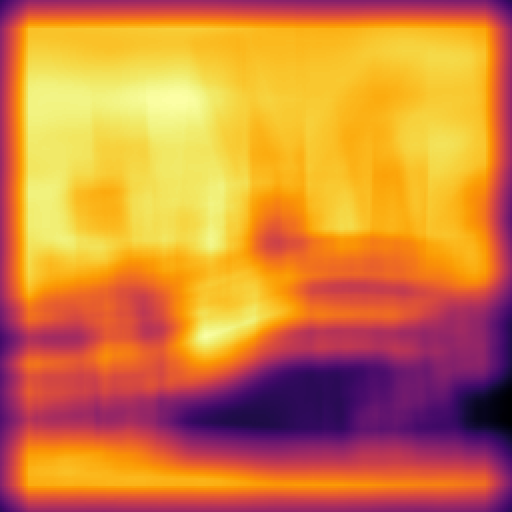
#> input picture decks/vc-t2-filtrado-espacial/assets/tm_raw.png, 512 x 512 px, given in place of arch256.pgm, which was not available
$ python gen_assets.py
#> lines starting #> are read from the running program, lines starting #| are printed output that depends on the picture; long printed decimals are rounded; pictures that were not available may be replaced by others from this repository, and a replacement may not be noted
#!/usr/bin/env python3
"""Genera los PNG de la presentación vc-t2-filtrado-espacial (imágenes reales del lab 2)."""
import os
import numpy as np
from PIL import Image
from scipy import ndimage as nd
from scipy.signal import medfilt2d
from matplotlib import cm

IMGS = '/home/jcrex/uji/Master-Sistemas-Inteligentes/Computer-Vision/lab/lab2/p2-4students/imgs-P2/'
OUT = os.path.join(os.path.dirname(os.path.abspath(__file__)), 'assets')
os.makedirs(OUT, exist_ok=True)
rng = np.random.default_rng(7)


def load(n):
    return np.array(Image.open(IMGS + n).convert('L'), dtype=float)


def save(name, a, scale=2):
    im = Image.fromarray(np.clip(a, 0, 255).astype(np.uint8))
    im = im.resize((im.width * scale, im.height * scale), Image.NEAREST)
    im.save(os.path.join(OUT, name))


def gauss(im, sd):
    return np.clip(im + rng.normal(0, sd, im.shape), 0, 255)


def sp(im, pct, mode='both'):
    out = im.copy().ravel()
    m = int(pct * out.size / 100)
    loc = rng.choice(out.size, m, replace=False)
    out[loc] = {'both': 255 * rng.integers(0, 2, m), 'salt': 255, 'pepper': 0}[mode]
    return out.reshape(im.shape)


arch = load('arch256.pgm')
save('arch.png', arch)
for s in (5, 10, 20):
    save(f'arch_g{s}.png', gauss(arch, s))
save('arch_sp3.png', sp(arch, 3))
#> in sp, `return out.reshape(im.shape)`:
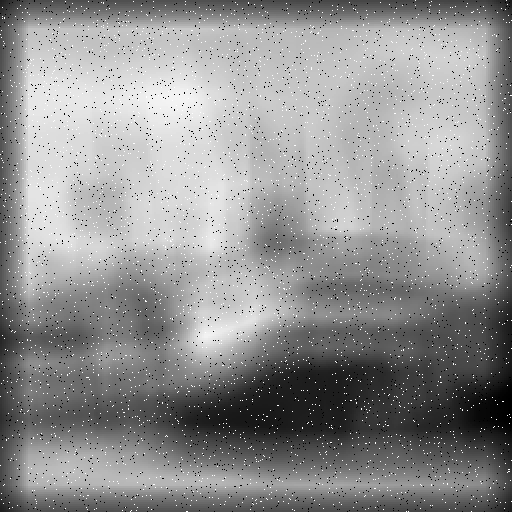
#> returned value: shape (512, 512) float64; min 0, max 255, mean 145
sp10 = sp(arch, 10)
#> call 2 of sp, with pct = 10, mode = 'both'
#> in sp (call 2), `return out.reshape(im.shape)`:
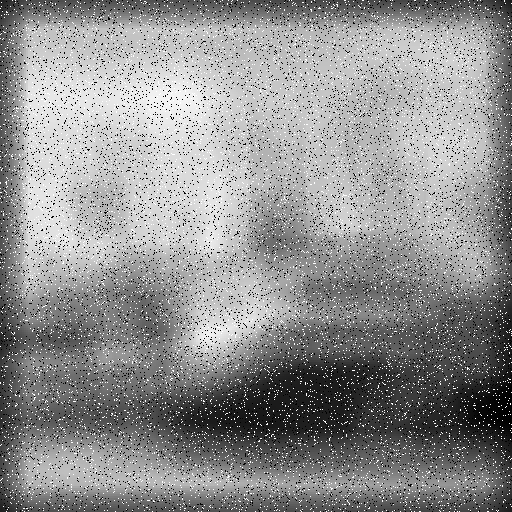
#> returned value: shape (512, 512) float64; min 0, max 255, mean 143.7
save('arch_sp10.png', sp10)

# mediana frente a sal y pimienta
save('med_1.png', medfilt2d(sp10, 3))
m3 = sp10
for _ in range(3):
    m3 = medfilt2d(m3, 3)
save('med_3.png', m3)
save('med_big.png', medfilt2d(sp10, 15))
save('media3_sp10.png', nd.uniform_filter(sp10, 3))
#> in save (call 10), `im = Image.fromarray(np.clip(a, 0, 255).astype(np.uint8))`:
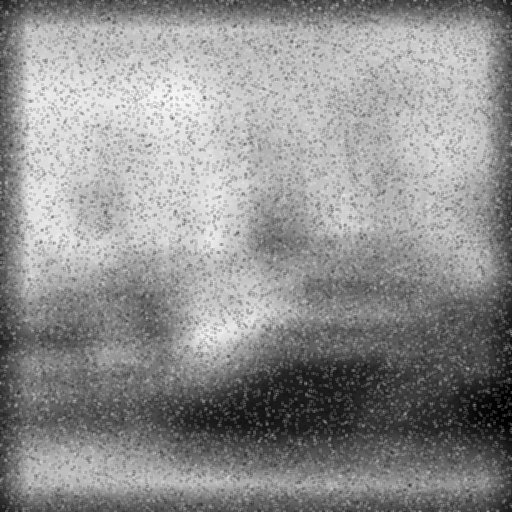
#> im: PIL image 512x512 L; min 0, max 247, mean 143.2

# máx. contra pimienta, mín. contra sal
pep = sp(arch, 5, 'pepper')
#> call 3 of sp, with pct = 5, mode = 'pepper'
#> in sp (call 3), `return out.reshape(im.shape)`:
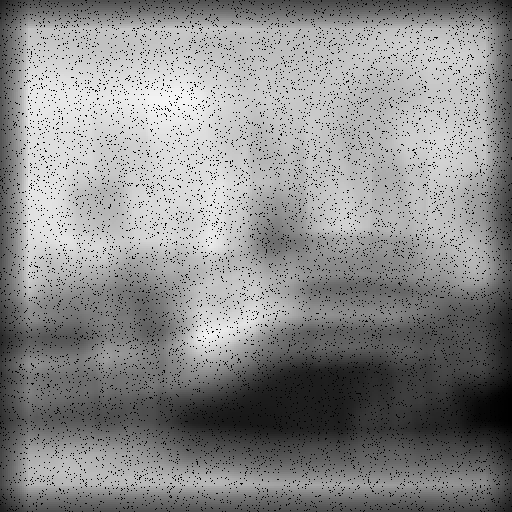
#> returned value: shape (512, 512) float64; min 0, max 243, mean 138.3
sal = sp(arch, 5, 'salt')
#> call 4 of sp, with pct = 5, mode = 'salt'
#> in sp (call 4), `return out.reshape(im.shape)`:
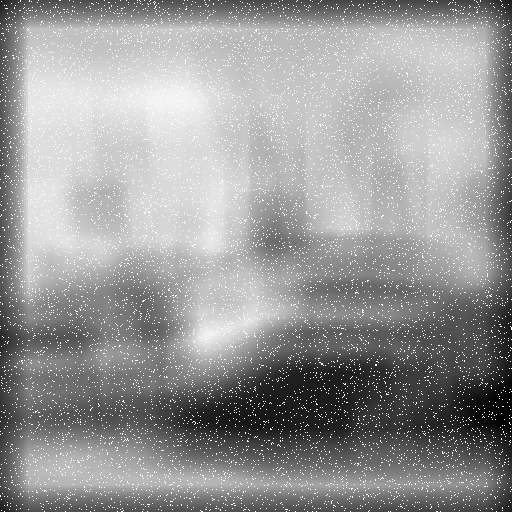
#> returned value: shape (512, 512) float64; min 0, max 255, mean 151
save('pep.png', pep)
save('pep_max.png', nd.maximum_filter(pep, 3))
save('sal.png', sal)
save('sal_min.png', nd.minimum_filter(sal, 3))
save('arch_max.png', nd.maximum_filter(arch, 3))
save('arch_min.png', nd.minimum_filter(arch, 3))

# template matching sobre boat256
boat = load('boat256.pgm')
#> call 2 of load, with n = 'boat256.pgm'
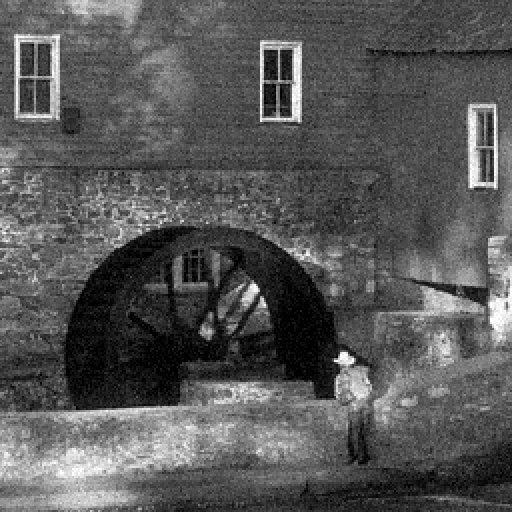
#> input picture decks/vc-t2-filtrado-espacial/assets/arch_g10.png, 512 x 512 px, given in place of boat256.pgm, which was not available
y0, x0, h, w = 150, 100, 28, 28   # parche
patch = boat[y0:y0 + h, x0:x0 + w]
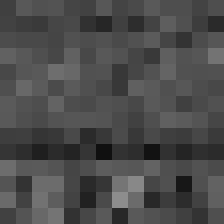
#> patch: shape (28, 28) float64 (shown 8 times larger); min 16, max 141, mean 74.8
save('tm_img.png', boat)
Image.fromarray(boat.astype(np.uint8)).convert('RGB')
raw = nd.correlate(boat, patch, mode='constant')
from skimage.feature import match_template
ncc = match_template(boat, patch, pad_input=True)


def heat(a, name, lo=None, hi=None):
    lo = a.min() if lo is None else lo
    hi = a.max() if hi is None else hi
    rgb = (cm.inferno((a - lo) / (hi - lo + 1e-12))[..., :3] * 255).astype(np.uint8)
    im = Image.fromarray(rgb).resize((512, 512), Image.NEAREST)
    im.save(os.path.join(OUT, name))
    return np.unravel_index(np.argmax(a), a.shape)


print('patch en', (y0 + h // 2, x0 + w // 2))
print('max correlación cruda', heat(raw, 'tm_raw.png'))
#> in heat, `lo = a.min() if lo is None else lo`: lo = 236364
#> in heat, `hi = a.max() if hi is None else hi`: hi = 12657980
#| max correlación cruda (464, 80)
print('max NCC', heat(ncc, 'tm_ncc.png'), ncc.max())
#| max NCC (164, 114) 1
pm = np.zeros_like(boat) + 0
pp = Image.fromarray(patch.astype(np.uint8)).resize((patch.shape[1] * 4, patch.shape[0] * 4), Image.NEAREST)
pp.save(os.path.join(OUT, 'tm_patch.png'))
# marca del parche en la imagen
b = np.stack([boat] * 3, -1).astype(np.uint8)
b[y0:y0 + h, [x0, x0 + w - 1]] = (255, 200, 0)
b[[y0, y0 + h - 1], x0:x0 + w] = (255, 200, 0)
Image.fromarray(b).resize((512, 512), Image.NEAREST).save(os.path.join(OUT, 'tm_img.png'))


# ---------- añadidos en el pase de revisión ----------
# Suavizado real: ruido gaussiano sigma=20, media 5x5 frente a gaussiano sigma=1
g20 = np.clip(arch + np.random.default_rng(11).normal(0, 20, arch.shape), 0, 255)
save('sm_g20.png', g20)
save('sm_mean5.png', nd.convolve(g20, np.ones((5, 5)) / 25))
save('sm_gauss1.png', nd.gaussian_filter(g20, 1))
save('sm_mean11.png', nd.convolve(g20, np.ones((11, 11)) / 121))


def psnr(a, b):
    return 10 * np.log10(255 ** 2 / np.mean((a - b) ** 2))


# Tabla de PSNR (dB) ruido x filtro, ventanas 3x3, gaussiano sigma=1
r2 = np.random.default_rng(3)
def sp2(im, pct, mode):
    out = im.copy().ravel(); m = int(pct * out.size / 100)
    loc = r2.choice(out.size, m, replace=False)
    out[loc] = {'both': 255 * r2.integers(0, 2, m), 'salt': 255, 'pepper': 0}[mode]
    return out.reshape(im.shape)
noisy = {'gauss20': np.clip(arch + r2.normal(0, 20, arch.shape), 0, 255),
         'sp10': sp2(arch, 10, 'both'), 'sal5': sp2(arch, 5, 'salt'), 'pim5': sp2(arch, 5, 'pepper')}
filt = {'ninguno': lambda x: x,
        'media': lambda x: nd.convolve(x, np.ones((3, 3)) / 9),
        'gauss': lambda x: nd.gaussian_filter(x, 1),
        'mediana': lambda x: nd.median_filter(x, 3),
        'min': lambda x: nd.minimum_filter(x, 3),
        'max': lambda x: nd.maximum_filter(x, 3)}
PSNR = [[round(psnr(arch, f(n)), 1) for n in noisy.values()] for f in filt.values()]
#> PSNR = [[22.2, 15.1, 19.3, 17.2], [31.5, 23.9, 27.3, 25.2], [33, 25.1, 28.2, 26.2], [29.7, 42.6, 46.3, 46.4], [18.1, 8.5, 37.6, 8.5], [18.1, 10.6, 10.6, 37.6]]
print('PSNR filas', list(filt), 'columnas', list(noisy))
#| PSNR filas ['ninguno', 'media', 'gauss', 'mediana', 'min', 'max'] columnas ['gauss20', 'sp10', 'sal5', 'pim5']
for k, row in zip(filt, PSNR):
    print(k, row)
#> this loop made 6 passes
#| ninguno [22.2, 15.1, 19.3, 17.2]
#| media [31.5, 23.9, 27.3, 25.2]
#| gauss [33.0, 25.1, 28.2, 26.2]
#| mediana [29.7, 42.6, 46.3, 46.4]
#| min [18.1, 8.5, 37.6, 8.5]
#| max [18.1, 10.6, 10.6, 37.6]
